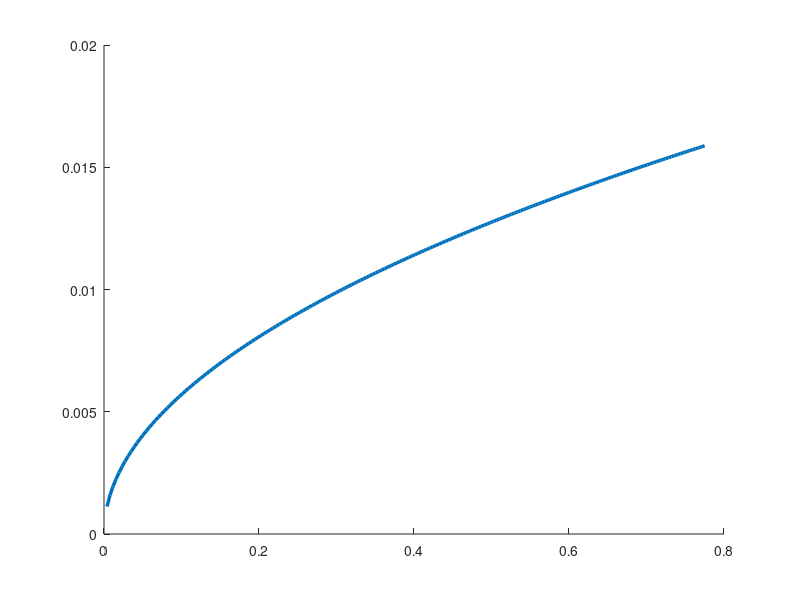

The MATLAB source for this figure: (Note: this script raises an error after producing the figure.)
clear all 
close all

%% Long and Hui displacement BCs

x = linspace(-0.5,0,200);
y = linspace(0.0,0.0,200);

r = sqrt(x.^2 + y.^2);
th = atan(y./x)+pi;

% Theta (rad) 
% th = linspace(0, pi, 200);
% h0 is the height 
h0 = 1.0;
% Amount of displacement 
Delta = 0.01; 
% stretch in direction of displacement 
lambda_a = 1 + Delta/h0;

% Known a for specific geometry 
a = 2*sqrt(h0/pi)*(lambda_a - inv(lambda_a));
% Unknown amplitudes
c = 1.55 ;
% Displacement BC: 
y2 = a*sqrt(r).*sin(th./2); 
y1 = c*r.*cos(th);

figure(1)
hold on 
plot(-y1(1,:), y2(1,:), 'LineWidth', 2.5)
hold on
% h1 = plot(y1_1, y2_1, 'o');

h1 = plot(y1_1, y2_1, 'LineWidth', 2.5);
xlabel("$y_1$", 'Interpreter', 'LaTeX')
ylabel("$y_2$", 'Interpreter', 'LaTeX')
ax.FontSize = 15; 
xlim([0 0.04])
ylim([0 0.04])
set(gca, 'XScale', 'log')
set(gca, 'YScale', 'log')
saveas(gcf, 'Log.eps', 'epsc')

%     y1(ii,:) = 2*c(ii)*((y2(ii,:)/a).^2).*(cos(th)/(1-cos(th)));
%     y1(ii,:) = c(ii)*(y2(ii,:)/a).^2;
    
%     y2_norm(ii,:) = (1/a)*sin(th./2);
%     y1_norm(ii,:) = 2*c(ii)*y2(ii,:).^2*(cos(th)/(1-cos(th)));    

%% Plotting

y1_1 = VaryingC.y1;
y2_1 = VaryingC.y2;
y1_2 = VaryingC.y3;
y2_2 = VaryingC.y4;
y1_3 = VaryingC.y5;
y2_3 = VaryingC.y6;
y1_4 = VaryingC.y7;
y2_4 = VaryingC.y8;
y1_5 = VaryingC.y9;
y2_5 = VaryingC.y10;
y1_6 = VaryingC.y11;
y2_6 = VaryingC.y12;
y1_7 = VaryingC.y13;
y2_7 = VaryingC.y14;
y1_8 = VaryingC.y15;
y2_8 = VaryingC.y16;
y1_9 = VaryingC.y17;
y2_9 = VaryingC.y18;

figure(1)
hold on
h1 = plot(y1_1, y2_1, 'LineWidth', 2.5);
h2 = plot(y1_2, y2_2, 'LineWidth', 2.5);
h3 = plot(y1_3, y2_3, 'LineWidth', 2.5);
h4 = plot(y1_4, y2_4, 'LineWidth', 2.5);
h5 = plot(y1_5, y2_5, 'LineWidth', 2.5);
h6 = plot(y1_6, y2_6, 'LineWidth', 2.5);
h7 = plot(y1_7, y2_7, 'LineWidth', 2.5);
h8 = plot(y1_8, y2_8, 'LineWidth', 2.5);
h9 = plot(y1_9, y2_9, 'LineWidth', 2.5);
title(leg, "$c$", 'Interpreter', 'Latex');
leg = legend([h1,h2,h3,h4,h5,h6,h7,h8,h9],["1.15", "1.20", "1.25", "1.30", "1.35", "1.40", "1.45", "1.50", "1.55"], 'Location', 'Best');


title(leg, "$No Phase-Field$", 'Interpreter', 'Latex');
leg = legend([h1, h2],["X+2, Y+5", "Trimmed"], 'Location', 'Best');
leg = legend([h1, h2, h3, h4],["X+4, Y+5", "X+3, Y+6", "X+2, Y+8", "X+1, Y+10"], 'Location', 'Best');
leg = legend([h1, h2, h3, h4],["X+2, Y+5", "X+4, Y+5", "X+6, Y+5", "X+8, Y+5"], 'Location', 'Best');
leg = legend([h1, h2, h3, h4],["X+3, Y+5", "X+3, Y+6", "X+3, Y+8", "X+3, Y+10"], 'Location', 'Best');

% leg = legend([h1, h2, h3, h4],["Discrete Stabilized", "Phase-Field Stabilized", "Displacement", "Taylor-Hood"], 'Location', 'Best');

ax = gca;
xlabel("$y_1$", 'Interpreter', 'LaTeX')
ylabel("$y_2$", 'Interpreter', 'LaTeX')
xlim([0 0.2])
ylim([0 0.2])
ax.FontSize = 15; 
set(gca, 'XScale', 'log')
set(gca, 'YScale', 'log')

saveas(gcf, 'Varying_c.eps', 'epsc')

%%
figure(2)
Points = Vertical.Points1;
a = Vertical.a;
Damage = Vertical.Damage;
h0 = plot(Points, Damage, 'LineWidth', 2.5)
hold on
h1 = plot(Points, a, 'LineWidth', 2.5)
leg = legend([h0, h1],["Damage", "a"], 'Location', 'Best');

%% 

% th = linspace(-pi, pi, 200);

u1 = 1.15*r.*cos(-th);
u2 = 1.4741*sqrt(r).*sin(-th./2);
figure(1)
hold on 
plot(x, u1, 'LineWidth', 2.5)
plot(x, u2, 'LineWidth', 2.5)

u1_test = Untitled.Displacement0;
u2_test = Untitled.Displacement1;
x_test = Untitled.Points0;



figure(2)
hold on
plot(x_test, u1_test, 'LineWidth', 2.5);
plot(x_test, u2_test, 'LineWidth', 2.5);
